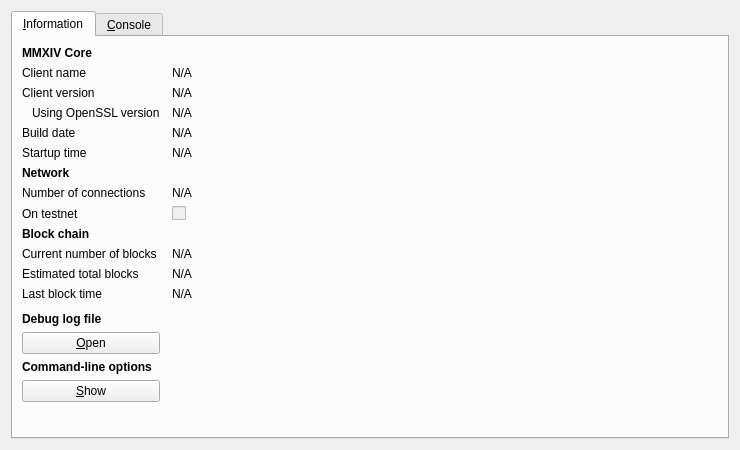
<?xml version="1.0" encoding="UTF-8"?>
<ui version="4.0">
 <class>RPCConsole</class>
 <widget class="QDialog" name="RPCConsole">
  <property name="geometry">
   <rect>
    <x>0</x>
    <y>0</y>
    <width>740</width>
    <height>450</height>
   </rect>
  </property>
  <property name="windowTitle">
   <string>MMXIV - Debug window</string>
  </property>
  <layout class="QVBoxLayout" name="verticalLayout_2">
   <item>
    <widget class="QTabWidget" name="tabWidget">
     <property name="currentIndex">
      <number>0</number>
     </property>
     <widget class="QWidget" name="tab_info">
      <attribute name="title">
       <string>&amp;Information</string>
      </attribute>
      <layout class="QGridLayout" name="gridLayout" columnstretch="0,1">
       <property name="horizontalSpacing">
        <number>12</number>
       </property>
       <item row="0" column="0">
        <widget class="QLabel" name="label_9">
         <property name="font">
          <font>
           <weight>75</weight>
           <bold>true</bold>
          </font>
         </property>
         <property name="text">
          <string>MMXIV Core</string>
         </property>
        </widget>
       </item>
       <item row="1" column="0">
        <widget class="QLabel" name="label_5">
         <property name="text">
          <string>Client name</string>
         </property>
        </widget>
       </item>
       <item row="1" column="1">
        <widget class="QLabel" name="clientName">
         <property name="cursor">
          <cursorShape>IBeamCursor</cursorShape>
         </property>
         <property name="text">
          <string>N/A</string>
         </property>
         <property name="textFormat">
          <enum>Qt::PlainText</enum>
         </property>
         <property name="textInteractionFlags">
          <set>Qt::LinksAccessibleByMouse|Qt::TextSelectableByKeyboard|Qt::TextSelectableByMouse</set>
         </property>
        </widget>
       </item>
       <item row="2" column="0">
        <widget class="QLabel" name="label_6">
         <property name="text">
          <string>Client version</string>
         </property>
        </widget>
       </item>
       <item row="2" column="1">
        <widget class="QLabel" name="clientVersion">
         <property name="cursor">
          <cursorShape>IBeamCursor</cursorShape>
         </property>
         <property name="text">
          <string>N/A</string>
         </property>
         <property name="textFormat">
          <enum>Qt::PlainText</enum>
         </property>
         <property name="textInteractionFlags">
          <set>Qt::LinksAccessibleByMouse|Qt::TextSelectableByKeyboard|Qt::TextSelectableByMouse</set>
         </property>
        </widget>
       </item>
       <item row="3" column="0">
        <widget class="QLabel" name="label_14">
         <property name="text">
          <string>Using OpenSSL version</string>
         </property>
         <property name="indent">
          <number>10</number>
         </property>
        </widget>
       </item>
       <item row="3" column="1">
        <widget class="QLabel" name="openSSLVersion">
         <property name="cursor">
          <cursorShape>IBeamCursor</cursorShape>
         </property>
         <property name="text">
          <string>N/A</string>
         </property>
         <property name="textFormat">
          <enum>Qt::PlainText</enum>
         </property>
         <property name="textInteractionFlags">
          <set>Qt::LinksAccessibleByMouse|Qt::TextSelectableByKeyboard|Qt::TextSelectableByMouse</set>
         </property>
        </widget>
       </item>
       <item row="4" column="0">
        <widget class="QLabel" name="label_12">
         <property name="text">
          <string>Build date</string>
         </property>
        </widget>
       </item>
       <item row="4" column="1">
        <widget class="QLabel" name="buildDate">
         <property name="cursor">
          <cursorShape>IBeamCursor</cursorShape>
         </property>
         <property name="text">
          <string>N/A</string>
         </property>
         <property name="textFormat">
          <enum>Qt::PlainText</enum>
         </property>
         <property name="textInteractionFlags">
          <set>Qt::LinksAccessibleByMouse|Qt::TextSelectableByKeyboard|Qt::TextSelectableByMouse</set>
         </property>
        </widget>
       </item>
       <item row="5" column="0">
        <widget class="QLabel" name="label_13">
         <property name="text">
          <string>Startup time</string>
         </property>
        </widget>
       </item>
       <item row="5" column="1">
        <widget class="QLabel" name="startupTime">
         <property name="cursor">
          <cursorShape>IBeamCursor</cursorShape>
         </property>
         <property name="text">
          <string>N/A</string>
         </property>
         <property name="textFormat">
          <enum>Qt::PlainText</enum>
         </property>
         <property name="textInteractionFlags">
          <set>Qt::LinksAccessibleByMouse|Qt::TextSelectableByKeyboard|Qt::TextSelectableByMouse</set>
         </property>
        </widget>
       </item>
       <item row="6" column="0">
        <widget class="QLabel" name="label_11">
         <property name="font">
          <font>
           <weight>75</weight>
           <bold>true</bold>
          </font>
         </property>
         <property name="text">
          <string>Network</string>
         </property>
        </widget>
       </item>
       <item row="7" column="0">
        <widget class="QLabel" name="label_7">
         <property name="text">
          <string>Number of connections</string>
         </property>
        </widget>
       </item>
       <item row="7" column="1">
        <widget class="QLabel" name="numberOfConnections">
         <property name="cursor">
          <cursorShape>IBeamCursor</cursorShape>
         </property>
         <property name="text">
          <string>N/A</string>
         </property>
         <property name="textFormat">
          <enum>Qt::PlainText</enum>
         </property>
         <property name="textInteractionFlags">
          <set>Qt::LinksAccessibleByMouse|Qt::TextSelectableByKeyboard|Qt::TextSelectableByMouse</set>
         </property>
        </widget>
       </item>
       <item row="8" column="0">
        <widget class="QLabel" name="label_8">
         <property name="text">
          <string>On testnet</string>
         </property>
        </widget>
       </item>
       <item row="8" column="1">
        <widget class="QCheckBox" name="isTestNet">
         <property name="enabled">
          <bool>false</bool>
         </property>
         <property name="text">
          <string/>
         </property>
        </widget>
       </item>
       <item row="9" column="0">
        <widget class="QLabel" name="label_10">
         <property name="font">
          <font>
           <weight>75</weight>
           <bold>true</bold>
          </font>
         </property>
         <property name="text">
          <string>Block chain</string>
         </property>
        </widget>
       </item>
       <item row="10" column="0">
        <widget class="QLabel" name="label_3">
         <property name="text">
          <string>Current number of blocks</string>
         </property>
        </widget>
       </item>
       <item row="10" column="1">
        <widget class="QLabel" name="numberOfBlocks">
         <property name="cursor">
          <cursorShape>IBeamCursor</cursorShape>
         </property>
         <property name="text">
          <string>N/A</string>
         </property>
         <property name="textFormat">
          <enum>Qt::PlainText</enum>
         </property>
         <property name="textInteractionFlags">
          <set>Qt::LinksAccessibleByMouse|Qt::TextSelectableByKeyboard|Qt::TextSelectableByMouse</set>
         </property>
        </widget>
       </item>
       <item row="11" column="0">
        <widget class="QLabel" name="label_4">
         <property name="text">
          <string>Estimated total blocks</string>
         </property>
        </widget>
       </item>
       <item row="11" column="1">
        <widget class="QLabel" name="totalBlocks">
         <property name="cursor">
          <cursorShape>IBeamCursor</cursorShape>
         </property>
         <property name="text">
          <string>N/A</string>
         </property>
         <property name="textFormat">
          <enum>Qt::PlainText</enum>
         </property>
         <property name="textInteractionFlags">
          <set>Qt::LinksAccessibleByMouse|Qt::TextSelectableByKeyboard|Qt::TextSelectableByMouse</set>
         </property>
        </widget>
       </item>
       <item row="12" column="0">
        <widget class="QLabel" name="label_2">
         <property name="text">
          <string>Last block time</string>
         </property>
        </widget>
       </item>
       <item row="12" column="1">
        <widget class="QLabel" name="lastBlockTime">
         <property name="cursor">
          <cursorShape>IBeamCursor</cursorShape>
         </property>
         <property name="text">
          <string>N/A</string>
         </property>
         <property name="textFormat">
          <enum>Qt::PlainText</enum>
         </property>
         <property name="textInteractionFlags">
          <set>Qt::LinksAccessibleByMouse|Qt::TextSelectableByKeyboard|Qt::TextSelectableByMouse</set>
         </property>
        </widget>
       </item>
       <item row="13" column="0">
        <spacer name="verticalSpacer_2">
         <property name="orientation">
          <enum>Qt::Vertical</enum>
         </property>
         <property name="sizeHint" stdset="0">
          <size>
           <width>20</width>
           <height>20</height>
          </size>
         </property>
        </spacer>
       </item>
       <item row="14" column="0">
        <widget class="QLabel" name="labelDebugLogfile">
         <property name="font">
          <font>
           <weight>75</weight>
           <bold>true</bold>
          </font>
         </property>
         <property name="text">
          <string>Debug log file</string>
         </property>
        </widget>
       </item>
       <item row="15" column="0">
        <widget class="QPushButton" name="openDebugLogfileButton">
         <property name="toolTip">
          <string>Open the MMXIV debug log file from the current data directory. This can take a few seconds for large log files.</string>
         </property>
         <property name="text">
          <string>&amp;Open</string>
         </property>
         <property name="autoDefault">
          <bool>false</bool>
         </property>
        </widget>
       </item>
       <item row="16" column="0">
        <widget class="QLabel" name="labelCLOptions">
         <property name="font">
          <font>
           <weight>75</weight>
           <bold>true</bold>
          </font>
         </property>
         <property name="text">
          <string>Command-line options</string>
         </property>
        </widget>
       </item>
       <item row="17" column="0">
        <widget class="QPushButton" name="showCLOptionsButton">
         <property name="toolTip">
          <string>Show the Bitcoin-Qt help message to get a list with possible MMXIV command-line options.</string>
         </property>
         <property name="text">
          <string>&amp;Show</string>
         </property>
         <property name="autoDefault">
          <bool>false</bool>
         </property>
        </widget>
       </item>
       <item row="18" column="0">
        <spacer name="verticalSpacer">
         <property name="orientation">
          <enum>Qt::Vertical</enum>
         </property>
         <property name="sizeHint" stdset="0">
          <size>
           <width>20</width>
           <height>40</height>
          </size>
         </property>
        </spacer>
       </item>
      </layout>
     </widget>
     <widget class="QWidget" name="tab_console">
      <attribute name="title">
       <string>&amp;Console</string>
      </attribute>
      <layout class="QVBoxLayout" name="verticalLayout_3">
       <property name="spacing">
        <number>3</number>
       </property>
       <item>
        <widget class="QTextEdit" name="messagesWidget">
         <property name="minimumSize">
          <size>
           <width>0</width>
           <height>100</height>
          </size>
         </property>
         <property name="readOnly">
          <bool>true</bool>
         </property>
         <property name="tabKeyNavigation" stdset="0">
          <bool>false</bool>
         </property>
         <property name="columnCount" stdset="0">
          <number>2</number>
         </property>
        </widget>
       </item>
       <item>
        <layout class="QHBoxLayout" name="horizontalLayout">
         <property name="spacing">
          <number>3</number>
         </property>
         <item>
          <widget class="QLabel" name="label">
           <property name="text">
            <string notr="true">&gt;</string>
           </property>
          </widget>
         </item>
         <item>
          <widget class="QLineEdit" name="lineEdit"/>
         </item>
         <item>
          <widget class="QPushButton" name="clearButton">
           <property name="maximumSize">
            <size>
             <width>24</width>
             <height>24</height>
            </size>
           </property>
           <property name="toolTip">
            <string>Clear console</string>
           </property>
           <property name="text">
            <string/>
           </property>
           <property name="icon">
            <iconset resource="../bitcoin.qrc">
             <normaloff>:/icons/remove</normaloff>:/icons/remove</iconset>
           </property>
           <property name="shortcut">
            <string notr="true">Ctrl+L</string>
           </property>
           <property name="autoDefault">
            <bool>false</bool>
           </property>
          </widget>
         </item>
        </layout>
       </item>
      </layout>
     </widget>
    </widget>
   </item>
  </layout>
 </widget>
 <resources>
  <include location="../bitcoin.qrc"/>
 </resources>
 <connections/>
</ui>
